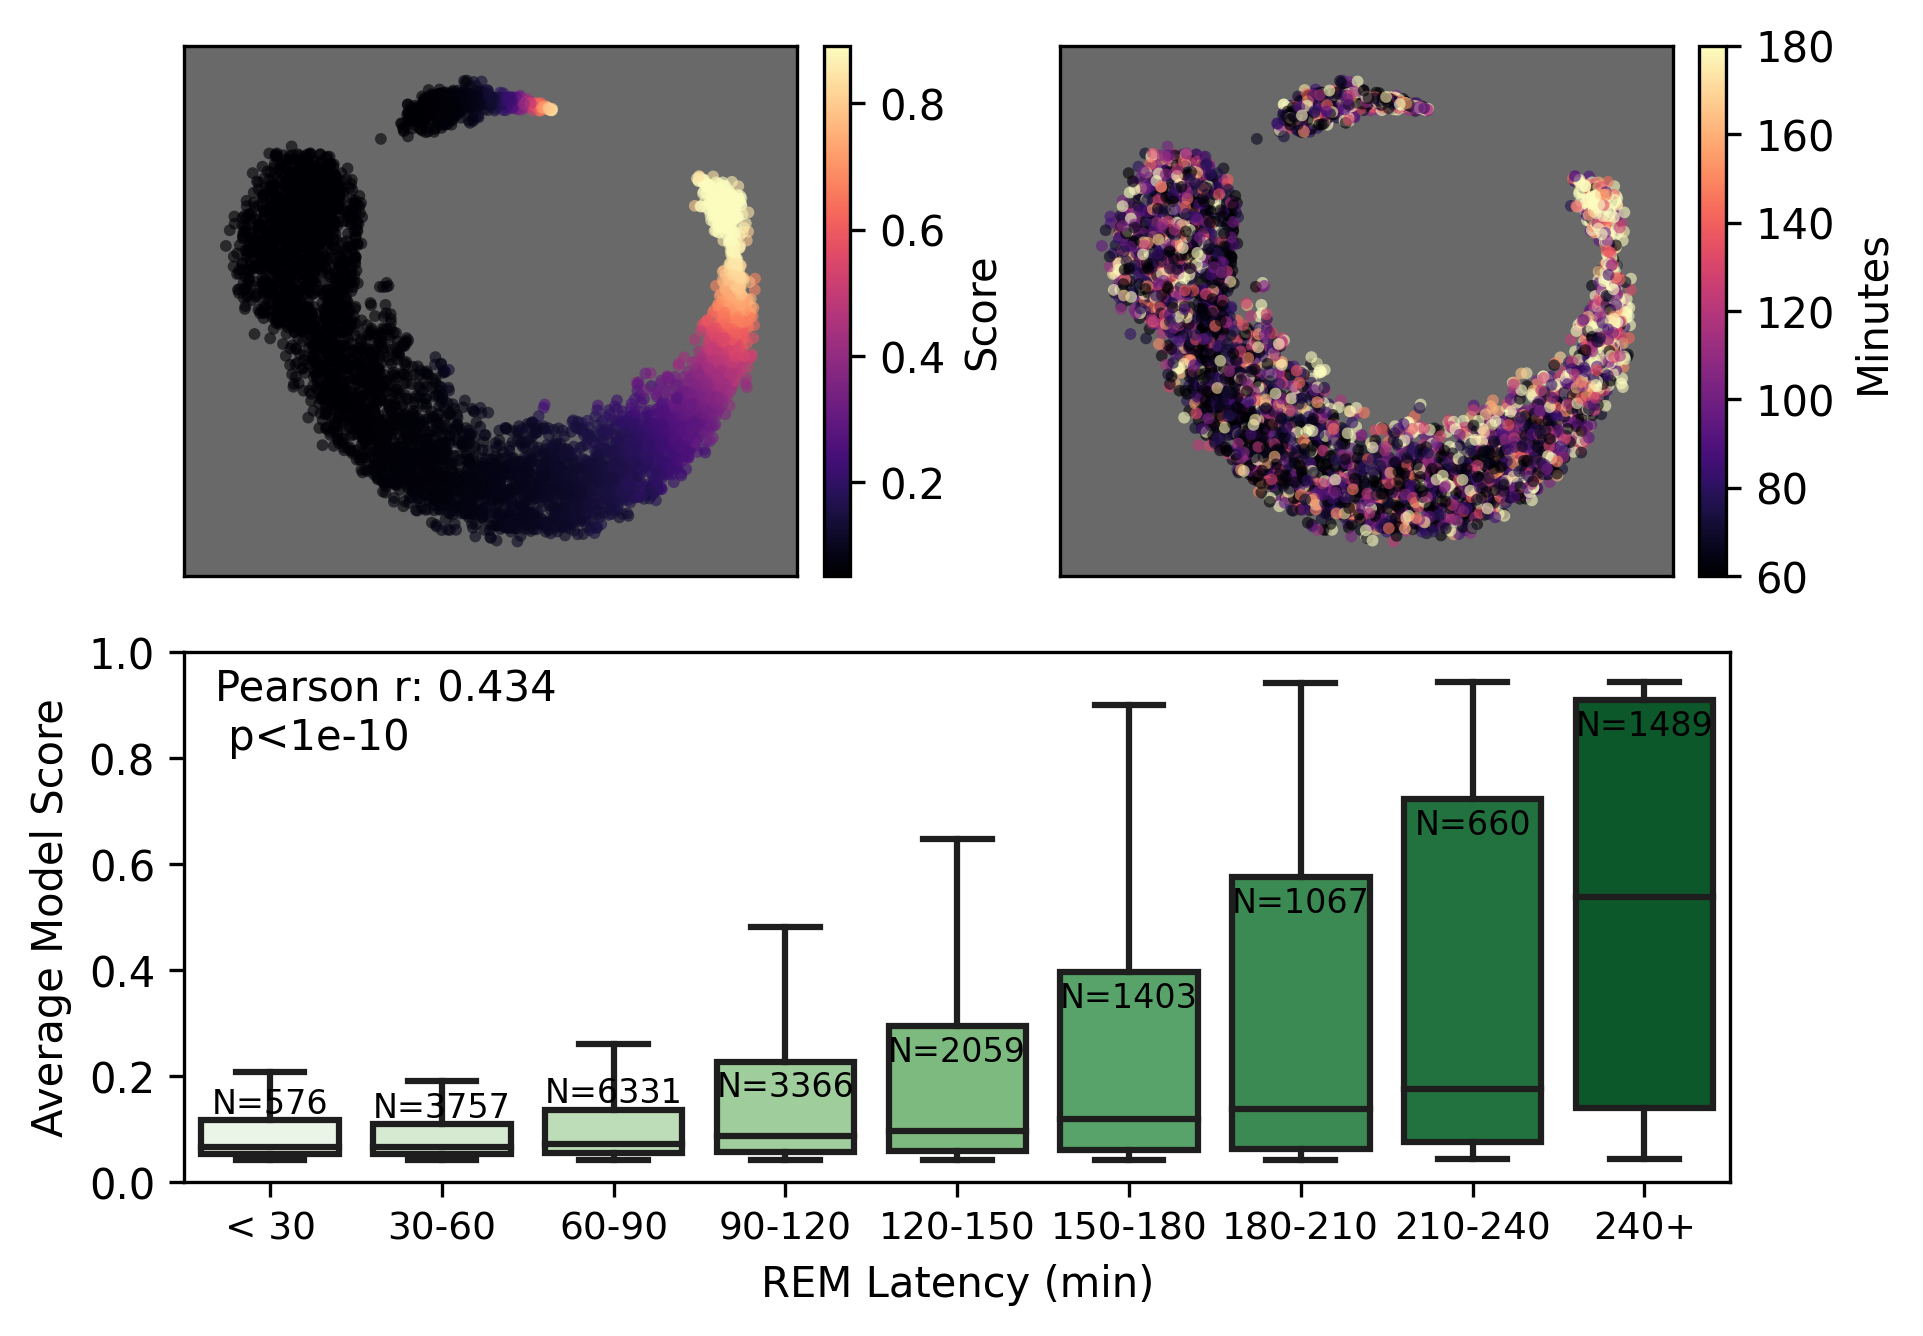

Write Python code to recreate this figure.
import pandas as pd
import numpy as np
import matplotlib.pyplot as plt
import matplotlib.gridspec as gridspec
import seaborn as sns
from ipdb import set_trace as bp 
import sys 
## note: missing cfs in the rem latency csv, need to address 
import numpy as np
import matplotlib.pyplot as plt
from scipy.ndimage import gaussian_filter
from scipy.spatial.distance import pdist, squareform
from scipy.stats import pearsonr
from sklearn.manifold import TSNE
from scipy.stats import ttest_ind
import pickle
import os 
sys.path.append('./')

def tsne_progression_plot(
    X,                      # (n, 2) t-SNE or UMAP coordinates
    y,                      # (n,) progression variable
    method="smooth",        # "points" | "grid" | "smooth"
    grid_size=200,          # resolution for grid/smooth
    point_frac=0.2,         # fraction of points to plot for "points"
    min_count=3,            # mask grid cells with < this many points
    smooth_sigma=1.2,       # Gaussian sigma (in grid cells) for "smooth"
    cmap="viridis",
    overlay_points_frac=0.02,  # add a tiny scatter on top for context
    s=2,                    # scatter size for overlays
    alpha=0.25,             # alpha for scatter overlays
    contour=False,          # draw contours over grid/smooth
    contour_levels=10,
    ax=None,
    random_state=0,
    rasterized=True,
    ticks=None,
    label=None,
):
    """
    Returns (ax, im) where im is the image/mesh handle (None for pure scatter).
    """
    X = np.asarray(X); y = np.asarray(y)
    X = X.astype(float, copy=False)
    y = y.astype(float, copy=False)
    y_min, y_max = np.percentile(y, 5), np.percentile(y, 95)
    y[y > y_max] = y_max
    y[y < y_min] = y_min
    assert X.ndim == 2 and X.shape[1] == 2 and y.shape[0] == X.shape[0]

    rng = np.random.default_rng(random_state)
    if ax is None:
        fig, ax = plt.subplots(figsize=(5, 5), dpi=150)

    # common bounds
    x_min, x_max = X[:,0].min(), X[:,0].max()
    y_min, y_max = X[:,1].min(), X[:,1].max()
    extent = (x_min, x_max, y_min, y_max)

    im = None

    if method == "points":
        # Subsample + alpha so dense regions saturate
        n = X.shape[0]
        k = max(1, int(point_frac * n))
        idx = rng.choice(n, size=k, replace=False)
        ax.scatter(X[idx,0], X[idx,1], c=y[idx], s=s, alpha=max(0.05, alpha),
                   cmap=cmap, linewidths=0, rasterized=rasterized)
        #im = None
        ## add a colorbar to the subplot
        sm = plt.cm.ScalarMappable(norm=plt.Normalize(vmin=np.min(y), vmax=np.max(y)), cmap=cmap)
        plt.colorbar(sm, ax=ax, fraction=0.046, pad=0.04, label=label, ticks=ticks)

    else:
        # Build a grid
        gx = np.linspace(x_min, x_max, grid_size+1)
        gy = np.linspace(y_min, y_max, grid_size+1)
        # histogram of counts
        H, _, _ = np.histogram2d(X[:,0], X[:,1], bins=[gx, gy])
        # histogram of weighted sums for y
        Hw, _, _ = np.histogram2d(X[:,0], X[:,1], bins=[gx, gy], weights=y)

        if method == "grid":
            with np.errstate(invalid='ignore', divide='ignore'):
                mean_grid = Hw / H
            # mask sparse cells
            mean_grid = np.where(H >= min_count, mean_grid, np.nan)
            # imshow expects pixel centers; transpose because histogram2d returns [x, y]
            img = np.flipud(mean_grid.T)
            im = ax.imshow(img, extent=extent, origin="lower", aspect="equal",
                           cmap=cmap, interpolation="nearest", rasterized=rasterized)

        elif method == "smooth":
            # Smooth numerator and denominator separately; then take ratio
            Hs  = gaussian_filter(H,  smooth_sigma, mode="constant")
            Hws = gaussian_filter(Hw, smooth_sigma, mode="constant")
            with np.errstate(invalid='ignore', divide='ignore'):
                smooth_grid = Hws / Hs
            # light mask of ultra-empty regions
            smooth_grid = np.where(Hs > 1e-6, smooth_grid, np.nan)
            img = np.flipud(smooth_grid.T)
            im = ax.imshow(img, extent=extent, origin="lower", aspect="equal",
                           cmap=cmap, interpolation="bilinear", rasterized=rasterized)

        else:
            raise ValueError("method must be 'points', 'grid', or 'smooth'")

        if contour and im is not None:
            # Build a contourable array (nan-safe by using np.nan_to_num + mask)
            Z = img.copy()
            mask = np.isnan(Z)
            Zc = np.nan_to_num(Z, nan=np.nanmin(Z[~mask]) if np.any(~mask) else 0.0)
            CS = ax.contour(
                np.linspace(x_min, x_max, Zc.shape[1]),
                np.linspace(y_min, y_max, Zc.shape[0]),
                Zc, levels=contour_levels, linewidths=0.6
            )
            ax.clabel(CS, inline=True, fontsize=6, fmt="%.2g")

        # tiny point overlay for context (edges of clusters etc.)
        if overlay_points_frac and overlay_points_frac > 0:
            n = X.shape[0]
            k = max(1, int(overlay_points_frac * n))
            idx = rng.choice(n, size=k, replace=False)
            ax.scatter(X[idx,0], X[idx,1], s=s, c="k", alpha=0.15,
                       linewidths=0, rasterized=rasterized)

    ax.set_xticks([]); ax.set_yticks([])
    ax.set_xlim(x_min, x_max); ax.set_ylim(y_min, y_max)
    ax.set_aspect("equal", adjustable="datalim")
    if im is not None:
        plt.colorbar(im, ax=ax, fraction=0.046, pad=0.04, label="", ticks=ticks)
    return ax, im



df = pd.read_csv('data/anonymized_inference_v6emb_3920_all.csv')
# df['filename'] = df['filename'].apply(lambda x: x.split('/')[-1])
df_latency = pd.read_csv('data/anonymized_figure_draft_v16_rem_latency.csv')
df_powers = pd.read_csv('data/anonymized_so_beta_powers_sleep_only.csv')
# df_powers['filename'] = df_powers['concat_names'].apply(lambda x: x.split('/')[-1])

def plot_binned_boxplots(x, y, min_x, max_x, n_bins=8, ax=None):
    FONT_SIZE = 9
    x = np.array(x)
    y = np.array(y)
    bins = np.linspace(min_x, max_x, n_bins)
    bins = np.insert(bins, 0, 0)
    bins = np.append(bins, 1000000)
    boxplots = []
    for i in range(len(bins) - 1):
        mask = (x >= bins[i]) & (x < bins[i+1])
        y_bin = y[mask]
        boxplots.append(list(y_bin))
    if ax is None:
        fig, ax = plt.subplots(figsize=(10, 5))
    # ax.boxplot(boxplots, showfliers=False)
    sns.boxplot(data=boxplots, ax=ax, showfliers=False, palette='Greens')
    pval = pearsonr(x, y)[1]
    pval = f'p<1e-10' if pval < 1e-10 else f'p = {pval:.2e}'
    label=f'Pearson r: {pearsonr(x, y)[0]:.3f} \n {pval}'
    ax.text(0.02, 0.8, label, ha='left', va='bottom', transform=ax.transAxes)
    y_pos = np.zeros(len(boxplots))
    for i in range(len(boxplots)):
        # y_pos[i] = np.median(boxplots[i])
        ## get the top of the boxplot
        if i <= 2:
            y_pos[i] = np.percentile(boxplots[i], 75)
        else:
            y_pos[i] = np.percentile(boxplots[i], 75) - 0.08
    for i in range(len(boxplots)):
        ax.text(i, y_pos[i], f'N={len(boxplots[i])}', ha='center', va='bottom', fontsize=FONT_SIZE-1)
    ax.set_xticks(np.arange(0, len(bins) - 1))
    ax.set_xticklabels([f'{bins[i]:.0f}-{bins[i+1]:.0f}' if i < len(bins) - 2 and i != 0 else f'{bins[i]:.0f}+' if i == len(bins) - 2 else f'< {bins[i+1]:.0f}' for i in range(len(bins) - 1)], fontsize=FONT_SIZE)
    ax.set_xlabel('REM Latency (min)')
    ax.set_ylabel('Average Model Score')
    ax.set_ylim(0, 1)
    return ax

def get_x_y(fold, df, df_latency, df_powers, clip=True):
    df = df.copy() 
    df_latency = df_latency.copy() 
    df_powers = df_powers.copy() 
    if fold != -1:
        df_0 = df[(df['fold'] == fold) ] # * (df['label'] == 1)]
    else:
        df_0 = df
    df_latency = df_latency[['filename', 'rem_latency_gt']]
    df_powers = df_powers[['filename', 'concat_beta_powers', 'concat_so_powers']]
    df_latency.dropna(inplace=True)
    df_powers.dropna(inplace=True)
    print('Shape of df_latency: ', df_latency.shape)
    df_ready = df_latency.merge(df_0, on='filename', how='inner')
    print('Shape of df_ready: ', df_ready.shape)
    df_ready = df_ready.merge(df_powers, on='filename', how='inner')
    print('Shape of df_ready: ', df_ready.shape)

    y2 = df_ready['pred']
    y2 = 1 / (1 + np.exp(-y2))
    dataset = df_ready['dataset']
    y3 = df_ready['label']
    if clip:
        under_60_mask = df_ready['rem_latency_gt'] < 120
        df_ready.loc[under_60_mask, 'rem_latency_gt'] = 120
        over_120_mask = df_ready['rem_latency_gt'] > 360
        df_ready.loc[over_120_mask, 'rem_latency_gt'] = 360

    # y = np.log(df_ready['rem_latency_gt'])
    y = df_ready['rem_latency_gt'] / 2
    x = df_ready[[item for item in df_ready.columns if item.startswith('latent_')]]

    return x, y, y2, y3, dataset, df_ready['concat_beta_powers'], df_ready['concat_so_powers']


def mantel_correlation(x, y):
    x = np.array(x)
    y = np.array(y)
    d_tsne = squareform(pdist(x))
    d_var = squareform(pdist(np.array(y).reshape(-1, 1)))
    mantel_r, p_value = pearsonr(d_tsne.ravel(), d_var.ravel())
    return mantel_r, p_value

def pls_correlation(X, y):
    from sklearn.cross_decomposition import PLSRegression

    # Fit PLS with, say, 10 components
    pls = PLSRegression(n_components=10)
    pls.fit(X, y)

    # Transform X into PLS space
    X_pls = pls.transform(X)  # (n_samples, n_components)

    # Check how well PLS predicts y
    y_pred = pls.predict(X)
    r2 = np.corrcoef(y.ravel(), y_pred.ravel())[0, 1] ** 2
    print("R² with PLS:", r2)
    return X_pls

# fig, ax = plt.subplots(4, 2, figsize=(8, 10))

## now run a tsne on the latent space 

x, y, y2, y3, dataset, beta_powers, so_powers = get_x_y(-1, df, df_latency, df_powers, clip=False)

# print('Control vs Antidepressant REM Latency: ', ttest_ind(y[y3==0], y[y3==1]))

# table_data = {
#     'Metric': ['Control', 'Antidep-\nressant', 'Overall'],
#     'Pearson \n Correlation': [pearsonr(y[y3 == 0], y2[y3 == 0])[0], pearsonr(y[y3 == 1], y2[y3 == 1])[0], pearsonr(y, y2)[0]],
#     'p-value': [pearsonr(y[y3 == 0], y2[y3 == 0])[1], pearsonr(y[y3 == 1], y2[y3 == 1])[1], pearsonr(y, y2)[1]],
# }
# table = pd.DataFrame(table_data)
# table['Pearson \n Correlation'] = table['Pearson \n Correlation'].apply(lambda x: f"{x:.3f}")
# table['p-value'] = table['p-value'].apply(lambda x: f"{x:.2e}")


print(f"Control correlation with rem latency: {pearsonr(y[y3 == 0], y2[y3 == 0])[0]:.3f}")
print(f"Antidep correlation with rem latency: {pearsonr(y[y3 == 1], y2[y3 == 1])[0]:.3f}")
print(f"Overall correlation with rem latency: {pearsonr(y, y2)[0]:.3f}")

print(f"Control correlation with beta powers: {pearsonr(y2[y3 == 0], beta_powers[y3 == 0])[0]:.3f}")
print(f"Antidep correlation with beta powers: {pearsonr(y2[y3 == 1], beta_powers[y3 == 1])[0]:.3f}")
print(f"Overall correlation with beta powers: {pearsonr(y2, beta_powers)[0]:.3f}")

print(f"Control correlation with so powers: {pearsonr(y2[y3 == 0], so_powers[y3 == 0])[0]:.3f}")
print(f"Antidep correlation with so powers: {pearsonr(y2[y3 == 1], so_powers[y3 == 1])[0]:.3f}")
print(f"Overall correlation with so powers: {pearsonr(y2, so_powers)[0]:.3f}")

print('--------------------------------')

SINGLE_FOLD = True
COLOR = 'dimgray'

if SINGLE_FOLD:
    ## make the height 6 
    fig2 = plt.figure(figsize=(6.5, 4.5))
    gs = gridspec.GridSpec(2, 2, figure=fig2)
    ax2 = np.empty((2, 2), dtype=object)
    ax2[0, 0] = fig2.add_subplot(gs[0, 0])
    ax2[0, 1] = fig2.add_subplot(gs[0, 1])
    ax2[1, 0] = fig2.add_subplot(gs[1, :])
    ax2[1, 1] = ax2[1, 0]  # Same axis spanning both columns
else:
    fig2, ax2 = plt.subplots(4, 3, figsize=(24, 24))

for fold in range(4):
    if SINGLE_FOLD and fold != 0:
        continue
    if SINGLE_FOLD:
        plot_binned_boxplots(y, y2, 30, 240, ax=ax2[1, 0])
    else:
        plot_binned_boxplots(y, y2, 30, 240, ax=ax2[fold, 2])

for fold in range(4):
    if SINGLE_FOLD and fold != 0:
        continue
    x, y, y2, y3, dataset, beta_powers, so_powers = get_x_y(fold, df, df_latency, df_powers)
    # Distance matrices
    mantel_r, p_value = mantel_correlation(x, y)
    print(f"Rem Latency Mantel correlation: {mantel_r:.3f}, p-value: {p_value:.3f}")

    tsne = TSNE(n_components=2, random_state=42, perplexity=300, init='pca')
    # x = pls_correlation(x, y)
    x_tsne = tsne.fit_transform(x)
    # print(f"R² with PLS: {r2:.3f}")
    if SINGLE_FOLD:
        tsne_progression_plot(x_tsne, y, ax=ax2[0, 1], method='points', cmap='magma', s=8, point_frac=1.0, alpha=0.6, overlay_points_frac=0.0, label='Minutes')
        ax2[0, 1].set_facecolor(COLOR)
        tsne_progression_plot(x_tsne, y2, ax=ax2[0, 0], method='points', cmap='magma', s=8, point_frac=1.0, alpha=0.6, overlay_points_frac=0.0, label='Score')
        ax2[0, 0].set_facecolor(COLOR)
        # tsne_progression_plot(x_tsne, y, ax=ax2[0, 1], method='smooth', cmap='magma')
        # tsne_progression_plot(x_tsne, y2, ax=ax2[0, 0], method='smooth', cmap='magma', ticks = np.arange(0, 1, 0.2))
    else:
        tsne_progression_plot(x_tsne, y, ax=ax2[fold, 1], method='smooth', cmap='magma')
        tsne_progression_plot(x_tsne, y2, ax=ax2[fold, 0], method='smooth', cmap='magma', ticks = np.arange(0, 1, 0.2))

plt.tight_layout()
if SINGLE_FOLD:
    plt.savefig('biomarker/analysis/anonymized_figure_6ab.png', dpi=300, bbox_inches='tight')
else:
    plt.savefig('supplemental_figures/anonymized_tsne_remlatency_overlay_v3.png', dpi=300, bbox_inches='tight')

